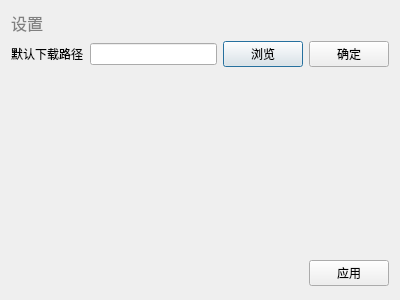
<?xml version="1.0" encoding="UTF-8"?>
<ui version="4.0">
 <class>ui_ConnectDialog</class>
 <widget class="QDialog" name="ui_ConnectDialog">
  <property name="geometry">
   <rect>
    <x>0</x>
    <y>0</y>
    <width>400</width>
    <height>300</height>
   </rect>
  </property>
  <property name="windowTitle">
   <string>Dialog</string>
  </property>
  <layout class="QVBoxLayout" name="verticalLayout_2">
   <item>
    <layout class="QVBoxLayout" name="verticalLayout">
     <item>
      <widget class="QLabel" name="label">
       <property name="styleSheet">
        <string notr="true">color:gray;
font-size:16px;
</string>
       </property>
       <property name="text">
        <string>设置</string>
       </property>
      </widget>
     </item>
     <item>
      <layout class="QHBoxLayout" name="horizontalLayout_2"/>
     </item>
     <item>
      <layout class="QHBoxLayout" name="horizontalLayout">
       <item>
        <widget class="QLabel" name="label_2">
         <property name="text">
          <string>默认下载路径</string>
         </property>
        </widget>
       </item>
       <item>
        <widget class="QLineEdit" name="lineEdit"/>
       </item>
       <item>
        <widget class="QPushButton" name="pushButton">
         <property name="text">
          <string>浏览</string>
         </property>
        </widget>
       </item>
       <item>
        <widget class="QPushButton" name="pushButton_2">
         <property name="text">
          <string>确定</string>
         </property>
        </widget>
       </item>
      </layout>
     </item>
    </layout>
   </item>
   <item>
    <spacer name="verticalSpacer">
     <property name="orientation">
      <enum>Qt::Vertical</enum>
     </property>
     <property name="sizeHint" stdset="0">
      <size>
       <width>20</width>
       <height>40</height>
      </size>
     </property>
    </spacer>
   </item>
   <item>
    <layout class="QHBoxLayout">
     <property name="spacing">
      <number>6</number>
     </property>
     <property name="margin">
      <number>0</number>
     </property>
     <item>
      <spacer>
       <property name="orientation">
        <enum>Qt::Horizontal</enum>
       </property>
       <property name="sizeHint" stdset="0">
        <size>
         <width>131</width>
         <height>31</height>
        </size>
       </property>
      </spacer>
     </item>
     <item>
      <widget class="QPushButton" name="pushButton_3">
       <property name="text">
        <string>应用</string>
       </property>
      </widget>
     </item>
    </layout>
   </item>
  </layout>
 </widget>
 <resources/>
 <connections/>
</ui>
